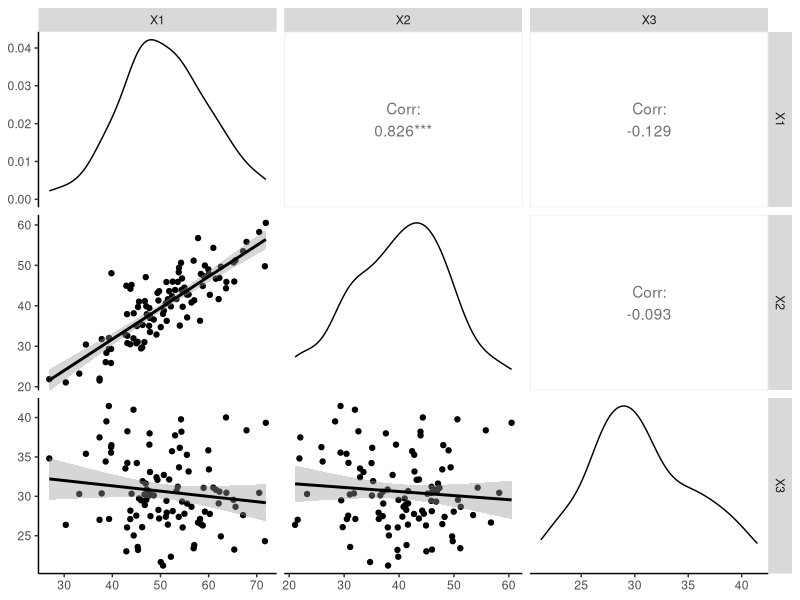

R code for this plot:
# Set the seed for reproducibility
set.seed(123)

# Generate an independent variable
X1 <- rnorm(100, mean = 50, sd = 10)

# Generate a second variable that is highly correlated with X1
X2 <- 0.8 * X1 + rnorm(100, mean = 0, sd = 5)

# Generate a third variable that is not correlated with X1 or X2
X3 <- rnorm(100, mean = 30, sd = 5)

# Combine the variables into a dataframe
data <- data.frame(X1, X2, X3)

# Create the customized grid plot
GGally::ggpairs(
  data, 
  lower = list(continuous = GGally::wrap("smooth", method = "lm")),
  diag = list(continuous = "densityDiag"),
  upper = list(continuous = "cor")
) +
  ggplot2::theme(
    panel.background = ggplot2::element_blank(),
    panel.grid.major = ggplot2::element_blank(),
    panel.grid.minor = ggplot2::element_blank(),
    axis.line = ggplot2::element_line(color = "black")
  )
